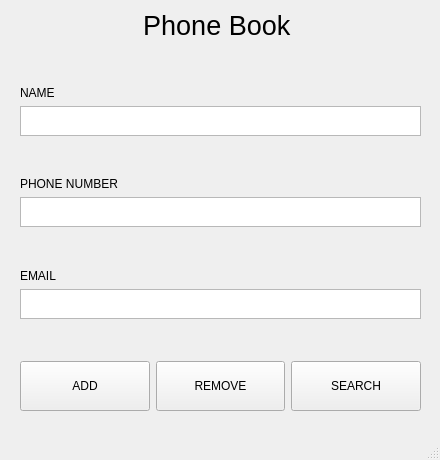
<?xml version="1.0" encoding="UTF-8"?>
<ui version="4.0">
 <class>MainWindow</class>
 <widget class="QMainWindow" name="MainWindow">
  <property name="geometry">
   <rect>
    <x>0</x>
    <y>0</y>
    <width>440</width>
    <height>460</height>
   </rect>
  </property>
  <property name="sizePolicy">
   <sizepolicy hsizetype="Fixed" vsizetype="Fixed">
    <horstretch>0</horstretch>
    <verstretch>0</verstretch>
   </sizepolicy>
  </property>
  <property name="minimumSize">
   <size>
    <width>440</width>
    <height>460</height>
   </size>
  </property>
  <property name="maximumSize">
   <size>
    <width>440</width>
    <height>460</height>
   </size>
  </property>
  <property name="windowTitle">
   <string>HOTWHEELS PHONEBOOK</string>
  </property>
  <widget class="QWidget" name="centralwidget">
   <widget class="QLabel" name="label">
    <property name="geometry">
     <rect>
      <x>10</x>
      <y>10</y>
      <width>421</width>
      <height>31</height>
     </rect>
    </property>
    <property name="font">
     <font>
      <pointsize>20</pointsize>
     </font>
    </property>
    <property name="tabletTracking">
     <bool>false</bool>
    </property>
    <property name="autoFillBackground">
     <bool>false</bool>
    </property>
    <property name="text">
     <string>Phone Book </string>
    </property>
    <property name="alignment">
     <set>Qt::AlignmentFlag::AlignCenter</set>
    </property>
   </widget>
   <widget class="QWidget" name="verticalLayoutWidget">
    <property name="geometry">
     <rect>
      <x>20</x>
      <y>50</y>
      <width>401</width>
      <height>361</height>
     </rect>
    </property>
    <layout class="QVBoxLayout" name="verticalLayout">
     <item>
      <spacer name="verticalSpacer_3">
       <property name="orientation">
        <enum>Qt::Orientation::Vertical</enum>
       </property>
       <property name="sizeHint" stdset="0">
        <size>
         <width>20</width>
         <height>40</height>
        </size>
       </property>
      </spacer>
     </item>
     <item>
      <widget class="QLabel" name="label_2">
       <property name="text">
        <string>NAME</string>
       </property>
       <property name="alignment">
        <set>Qt::AlignmentFlag::AlignLeading|Qt::AlignmentFlag::AlignLeft|Qt::AlignmentFlag::AlignVCenter</set>
       </property>
      </widget>
     </item>
     <item>
      <widget class="QTextEdit" name="textEdit">
       <property name="minimumSize">
        <size>
         <width>0</width>
         <height>30</height>
        </size>
       </property>
       <property name="maximumSize">
        <size>
         <width>16777215</width>
         <height>30</height>
        </size>
       </property>
       <property name="lineWidth">
        <number>2</number>
       </property>
      </widget>
     </item>
     <item>
      <spacer name="verticalSpacer">
       <property name="orientation">
        <enum>Qt::Orientation::Vertical</enum>
       </property>
       <property name="sizeHint" stdset="0">
        <size>
         <width>20</width>
         <height>40</height>
        </size>
       </property>
      </spacer>
     </item>
     <item>
      <widget class="QLabel" name="label_3">
       <property name="text">
        <string>PHONE NUMBER</string>
       </property>
       <property name="alignment">
        <set>Qt::AlignmentFlag::AlignLeading|Qt::AlignmentFlag::AlignLeft|Qt::AlignmentFlag::AlignVCenter</set>
       </property>
      </widget>
     </item>
     <item>
      <widget class="QTextEdit" name="textEdit_2">
       <property name="minimumSize">
        <size>
         <width>0</width>
         <height>30</height>
        </size>
       </property>
       <property name="maximumSize">
        <size>
         <width>16777215</width>
         <height>30</height>
        </size>
       </property>
      </widget>
     </item>
     <item>
      <spacer name="verticalSpacer_2">
       <property name="orientation">
        <enum>Qt::Orientation::Vertical</enum>
       </property>
       <property name="sizeHint" stdset="0">
        <size>
         <width>20</width>
         <height>40</height>
        </size>
       </property>
      </spacer>
     </item>
     <item>
      <widget class="QLabel" name="label_4">
       <property name="text">
        <string>EMAIL</string>
       </property>
       <property name="alignment">
        <set>Qt::AlignmentFlag::AlignLeading|Qt::AlignmentFlag::AlignLeft|Qt::AlignmentFlag::AlignVCenter</set>
       </property>
      </widget>
     </item>
     <item>
      <widget class="QTextEdit" name="textEdit_3">
       <property name="minimumSize">
        <size>
         <width>0</width>
         <height>30</height>
        </size>
       </property>
       <property name="maximumSize">
        <size>
         <width>16777215</width>
         <height>30</height>
        </size>
       </property>
      </widget>
     </item>
     <item>
      <spacer name="verticalSpacer_4">
       <property name="orientation">
        <enum>Qt::Orientation::Vertical</enum>
       </property>
       <property name="sizeHint" stdset="0">
        <size>
         <width>20</width>
         <height>40</height>
        </size>
       </property>
      </spacer>
     </item>
     <item>
      <layout class="QHBoxLayout" name="horizontalLayout">
       <item>
        <widget class="QPushButton" name="pushButton">
         <property name="minimumSize">
          <size>
           <width>0</width>
           <height>50</height>
          </size>
         </property>
         <property name="maximumSize">
          <size>
           <width>16777215</width>
           <height>50</height>
          </size>
         </property>
         <property name="text">
          <string>ADD</string>
         </property>
        </widget>
       </item>
       <item>
        <widget class="QPushButton" name="pushButton_2">
         <property name="minimumSize">
          <size>
           <width>0</width>
           <height>50</height>
          </size>
         </property>
         <property name="maximumSize">
          <size>
           <width>16777215</width>
           <height>50</height>
          </size>
         </property>
         <property name="text">
          <string>REMOVE</string>
         </property>
        </widget>
       </item>
       <item>
        <widget class="QPushButton" name="pushButton_3">
         <property name="minimumSize">
          <size>
           <width>0</width>
           <height>50</height>
          </size>
         </property>
         <property name="maximumSize">
          <size>
           <width>16777215</width>
           <height>50</height>
          </size>
         </property>
         <property name="text">
          <string>SEARCH</string>
         </property>
        </widget>
       </item>
      </layout>
     </item>
    </layout>
   </widget>
  </widget>
  <widget class="QMenuBar" name="menubar">
   <property name="geometry">
    <rect>
     <x>0</x>
     <y>0</y>
     <width>440</width>
     <height>22</height>
    </rect>
   </property>
  </widget>
  <widget class="QStatusBar" name="statusbar"/>
 </widget>
 <resources/>
 <connections/>
</ui>
